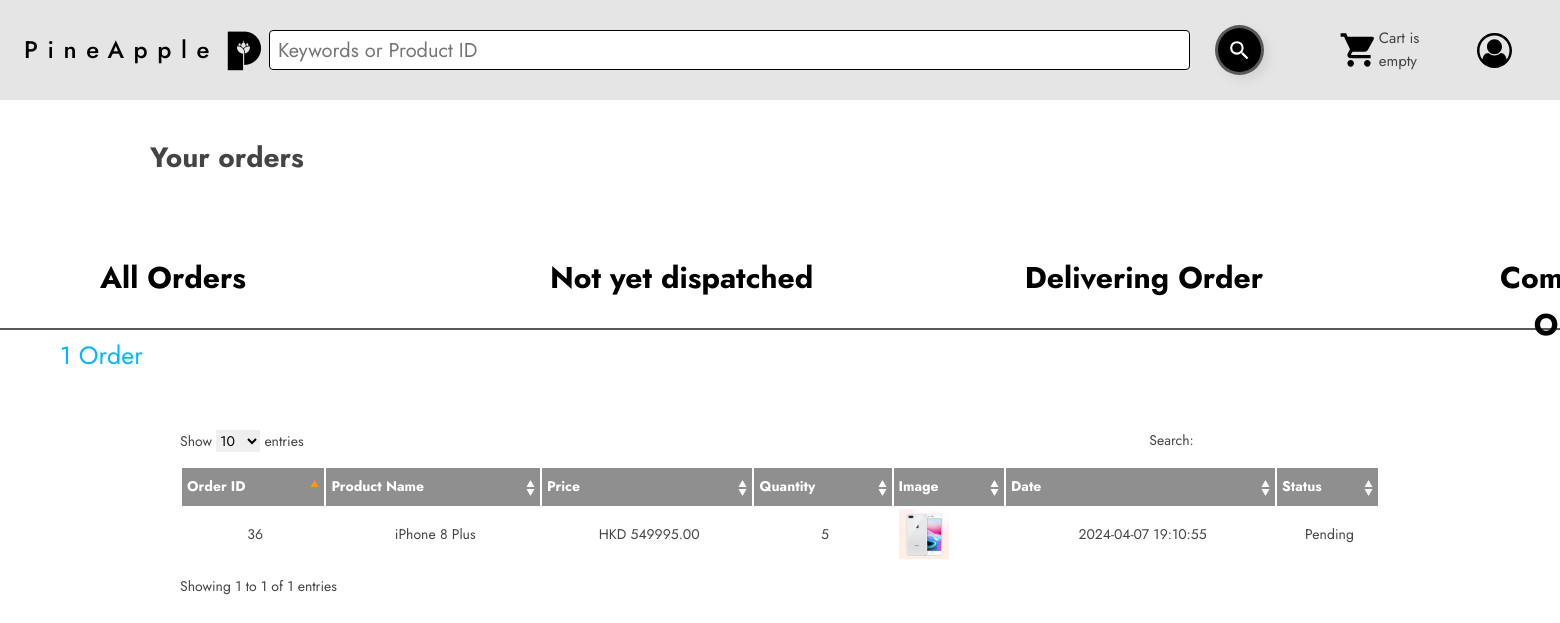
Screenshot of /not-yet-dispatched.php (signed in) with the database file from the repository.
### tables this page shows
CREATE TABLE IF NOT EXISTS `tbl_order` (
  `id` int NOT NULL AUTO_INCREMENT,
  `cmrId` int NOT NULL,
  `productId` int NOT NULL,
  `productName` varchar(255) NOT NULL,
  `quantity` int NOT NULL,
  `price` float(10,2) NOT NULL,
  `image` varchar(255) NOT NULL,
  `date` datetime NOT NULL DEFAULT CURRENT_TIMESTAMP,
  `status` int NOT NULL DEFAULT '0',
  PRIMARY KEY (`id`)
);

### classess/Cart.php (called while the page is built, shortened)
<?php
$filepath = realpath(dirname(__FILE__));
include_once ($filepath.'/../lib/Database.php');
?>
<?php
class Cart{
private $db;
	public function __construct() {
		$this->db = new Database();
	}
	public function getNotDispatchedProduct($cmrId){
		$query = "SELECT * FROM tbl_order WHERE cmrId = '$cmrId' and status = 0 ORDER BY date DESC";
		$result = $this->db->select($query);
		return $result;
	}
}
?>

### lib/Database.php (called while the page is built, shortened)
<?php
Class Database{
 public $host   = DB_HOST;
 public $user   = DB_USER;
 public $pass   = DB_PASS;
 public $dbname = DB_NAME;
 public $link;
private function connectDB(){
 $this->link = new mysqli($this->host, $this->user, $this->pass,
  $this->dbname);
 }
public function select($query){
  $result = $this->link->query($query) or
   die($this->link->error.__LINE__);
  if($result->num_rows > 0){
    return $result;
  } else {
    return false;
  }
 }
}

### lib/Session.php (called while the page is built, shortened)
<?php
class Session{
 public static function get($key){
  if (isset($_SESSION[$key])) {
   return $_SESSION[$key];
  } else {
   return false;
  }
 }
}
?>

### not-yet-dispatched.php (the view, shortened to what this page needs)
<?php include 'inc/header.php';?>
    <link rel="stylesheet" type="text/css" href="css/layout.css" media="screen" />
    <link rel="stylesheet" type="text/css" href="css/nav.css" media="screen" />
    <link href="css/table/demo_page.css" rel="stylesheet" type="text/css" />
          <link href="./check-order.css" rel="stylesheet" />
          <div class="check-order-container02">
            <h1 class="check-order-text">Your orders</h1>
          </div>
          <div class="check-order-container03">
            <a href="check-order.php" class="check-order-text1 navbar-link">All Orders</a>
            <a href="delivery.php"  class="check-order-navlink navbar-link">Delivering Order</a>
            <a
              href="not-yet-dispatched.php"
              class="check-order-text2 navbar-link">
              Not yet dispatched
            </a>
            <a href="delivered.php"  class="check-order-text9 navbar-link">Completed Order</a>
          </div>
          <div class="check-order-container04">
            <div class="check-order-container05">
            </div>
            <div class="check-order-container06">
              <table class="data display datatable" id="example" style="width: 1200px;">
                <thead>
                  <tr>
                    <th>Order ID</th>
                    <th>Product Name</th>
                    <th>Price</th>
                    <th>Quantity</th>
                    <th>Image</th>
                    <th>Date</th>
                    <th>Status</th>
                  </tr>
                </thead>
                <tbody>
                  <?php
                    $qty = 0;
                    $cmrId = Session::get("cmrId");
                    $getPd = $ct->getNotDispatchedProduct($cmrId);
                    if ($getPd) {
                      while ($result = $getPd->fetch_assoc()) {
                        $qty++;
                  ?>
                  <tr class="odd gradeX" style="margin:auto;text-align:center">
                    <td><div type = "int" name = "id" value = <?php echo $result['id'];?>></div><?php echo $result['id'];?></td>
                    <td><?php echo $result['productName'];?></td>
                    <td>HKD <?php echo $result['price'];?></td>
                    <td><?php echo $result['quantity'];?></td>
                    <td><img src="admin/<?php echo $result['image'];?>" height="50px"></td>
                    <td><?php echo $result['date'];?>
                    </td>
                    <td>
                      <?php
                          if($result['status'] == 3){?>
                            <div> Rated </div>
                          <?php }
                          else if($result['status'] == 0){?>
                            <div> Pending </div>
                          <?php }
                        ?>
                    </td>
                  </tr>
                  <?php } } ?>
                </tbody>
	            </table>
            </div>
            <div class="check-order-container05">
              <label class="check-order-text3"><?php echo $qty;?> Order</label>
            </div>
<?php include 'inc/footer_clean.php';?>

### style.css (style rules this page uses)
:root { --dl-color-gray-500: #595959; --dl-color-gray-700: #999999; --dl-color-gray-900: #D9D9D9; --dl-color-gray-950: #e5e5e5ff; --dl-size-size-large: 144px; --dl-size-size-small: 48px; --dl-color-gray-black: #000000; --dl-color-gray-white: #FFFFFF; --dl-size-size-medium: 96px; --dl-size-size-xlarge: 192px; --dl-size-size-xsmall: 16px; --dl-space-space-unit: 16px; --dl-size-size-xxlarge: 288px; --dl-color-gray-black50: #00000080; --dl-color-gray-black60: #00000099; --dl-color-gray-black80: #000000cc; --dl-color-pallet-green: #dfe7ddff; --dl-size-size-maxwidth: 1328px; --dl-color-pallet-yellow: #efc14cff; --dl-radius-radius-round: 50%; --dl-color-pallet-warning: #c92323ff; --dl-space-space-halfunit: 8px; --dl-space-space-sixunits: 96px; --dl-space-space-twounits: 32px; --dl-radius-radius-radius2: 2px; --dl-radius-radius-radius4: 4px; --dl-radius-radius-radius8: 8px; --dl-space-space-fiveunits: 80px; --dl-space-space-fourunits: 64px; --dl-space-space-threeunits: 48px; --dl-space-space-oneandhalfunits: 24px; }
.navbar-link { color: rgba(0, 0, 0, 1); cursor: pointer; height: auto; font-size: 13px; text-align: left; transition: 0.3s; font-family: Jost; font-weight: 500; text-decoration: none; }

### admin/css/layout.css (style rules this page uses)
body { background: #fff none repeat scroll 0 0; color: #444; font-size: 14px; padding: 0; }
a { color: #000; font-weight:bold; text-decoration: none; }
h1, h2, h3, h4, h5, h6 { line-height:1.2em; margin-bottom:.3em; }
table.display { margin: 0 auto; clear: both; width: 100%; }
.sorting_asc { background: #8f8f8f url(../img/table/sort_asc.png) no-repeat center right; padding:8px 5px; text-align:left; color:#fff; }
.sorting { background:#8f8f8f url(../img/table/sort_both.png) no-repeat center right; padding:8px 5px; text-align:left; color:#fff; }
tr.odd { height: 30px; line-height: 30px; border-bottom:1px solid #e6e6e6; }
tr.odd td, tr.even td { padding-left:5px; }

### check-order.css (style rules this page uses)
.check-order-container02 { top: 100px; left: 0px; width: 100%; height: 130px; display: flex; position: absolute; align-items: center; border-color: rgba(120, 120, 120, 0.4); border-style: hidden; border-width: 2px; justify-content: center; }
.check-order-text { top: 0px; left: 150px; width: auto; bottom: 0px; height: var(--dl-size-size-small); margin: auto; position: absolute; }
.check-order-container03 { top: 230px; flex: 0 0 auto; left: 0px; width: 100%; height: 100px; display: flex; position: absolute; align-items: flex-start; border-color: var(--dl-color-gray-500); border-style: solid; border-top-width: 0px; border-left-width: 0px; border-right-width: 0px; border-bottom-width: 2px; }
.check-order-text1 { top: 25px; left: 100px; width: auto; height: var(--dl-size-size-small); position: absolute; font-size: 30px; align-self: center; font-style: normal; text-align: center; font-weight: 700; }
.check-order-text2 { top: 25px; left: 550px; width: auto; height: var(--dl-size-size-small); position: absolute; font-size: 30px; align-self: center; font-style: normal; text-align: center; font-weight: 700; }
.check-order-navlink { top: 25px; left: 1000px; width: var(--dl-size-size-xxlarge); height: var(--dl-size-size-small); position: absolute; font-size: 30px; align-self: center; font-style: normal; text-align: center; font-weight: 700; text-decoration: none; }
.check-order-container04 { top: 330px; left: 0px; width: 100%; height: 800px; display: flex; position: absolute; align-items: flex-start; flex-direction: column; }
.check-order-container05 { top: 0px; left: 0px; width: 100%; height: 60px; display: flex; position: absolute; align-items: center; border-color: rgba(120, 120, 120, 0.4); border-style: hidden; border-width: 2px; justify-content: center; }
.check-order-text3 { top: 0px; left: 60px; color: #00b8ff; bottom: 0px; height: var(--dl-size-size-small); margin: auto; position: absolute; font-size: 25px; }
.check-order-container06 { top: 100px; left: 0px; width: 100%; height: 300px; display: flex; position: absolute; align-items: center; border-style: hidden; flex-direction: column; justify-content: flex-start; }
.check-order-text9 { top: 25px; left: 1500px; width: auto; height: var(--dl-size-size-small); position: absolute; font-size: 30px; align-self: center; font-style: normal; text-align: center; font-weight: 700; }

### rows the page displays
tbl_order: id "36", productName "iPhone 8 Plus", price "549995.00", quantity "5", image (picture), date "2024-04-07 19:10:55", status "Pending"

### other values shown
$qty "1"
